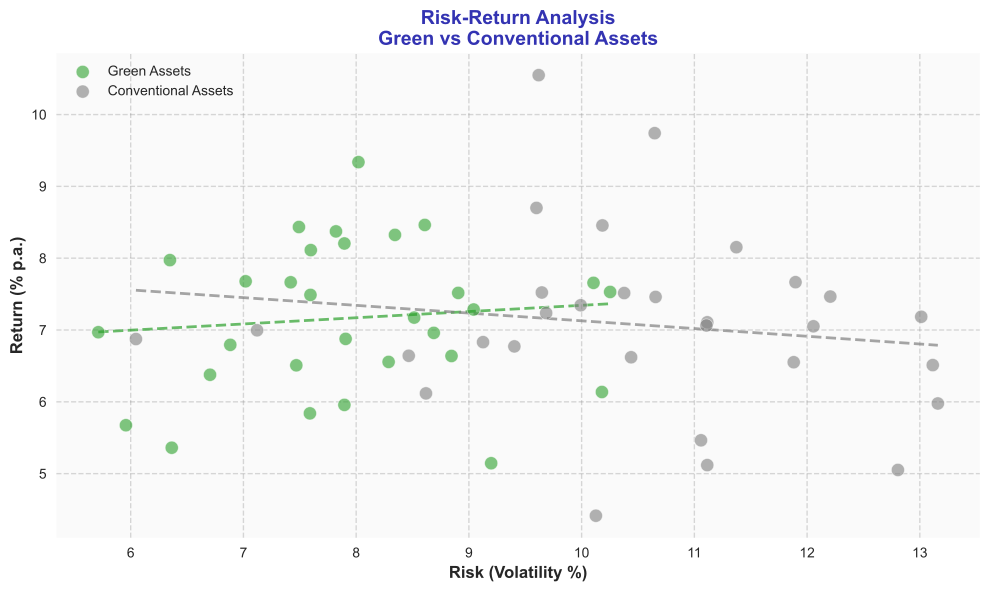

Reproduce this figure in Python.
import matplotlib.pyplot as plt
import numpy as np

COLORS = {'primary': '#3333B2', 'success': '#2CA02C', 'neutral': '#7F7F7F', 'secondary': '#ADADE0'}

def generate_chart():
    try:
        plt.style.use('seaborn-v0_8')
        fig, ax = plt.subplots(figsize=(10, 6))

        np.random.seed(42)
        n = 30

        # Green assets: Lower risk, comparable return
        green_risk = np.random.normal(8.2, 1.3, n)
        green_return = np.random.normal(7.3, 1.1, n)

        # Conventional assets: Higher risk, similar return
        conv_risk = np.random.normal(10.5, 1.7, n)
        conv_return = np.random.normal(7.1, 1.4, n)

        # Scatter plots
        ax.scatter(green_risk, green_return, c=COLORS['success'], alpha=0.6, s=90,
                  edgecolors='white', linewidth=0.5, label='Green Assets', zorder=3)
        ax.scatter(conv_risk, conv_return, c=COLORS['neutral'], alpha=0.6, s=90,
                  edgecolors='white', linewidth=0.5, label='Conventional Assets', zorder=2)

        # Add trend lines
        z_green = np.polyfit(green_risk, green_return, 1)
        p_green = np.poly1d(z_green)
        x_range_green = np.linspace(green_risk.min(), green_risk.max(), 100)
        ax.plot(x_range_green, p_green(x_range_green), color=COLORS['success'],
               linewidth=2, linestyle='--', alpha=0.7, zorder=1)

        z_conv = np.polyfit(conv_risk, conv_return, 1)
        p_conv = np.poly1d(z_conv)
        x_range_conv = np.linspace(conv_risk.min(), conv_risk.max(), 100)
        ax.plot(x_range_conv, p_conv(x_range_conv), color=COLORS['neutral'],
               linewidth=2, linestyle='--', alpha=0.7, zorder=1)

        ax.set_xlabel('Risk (Volatility %)', fontsize=12, fontweight='bold')
        ax.set_ylabel('Return (% p.a.)', fontsize=12, fontweight='bold')
        ax.set_title('Risk-Return Analysis\nGreen vs Conventional Assets',
                     fontsize=14, fontweight='bold', color=COLORS['primary'])
        ax.legend(fontsize=10, loc='upper left')
        ax.grid(True, alpha=0.3, linestyle='--', color='#7F7F7F')

        ax.set_facecolor('#FAFAFA')
        fig.patch.set_facecolor('white')

        plt.tight_layout()
        plt.savefig('charts/week1/week1_v2_goal3_chart3_risk_return.pdf', format='pdf',
                    dpi=300, bbox_inches='tight', facecolor='white', edgecolor='none')
        print("SUCCESS: charts/week1/week1_v2_goal3_chart3_risk_return.pdf")
        plt.close()
        return True
    except Exception as e:
        print(f"ERROR: {e}")
        return False

if __name__ == "__main__":
    exit(0 if generate_chart() else 1)
